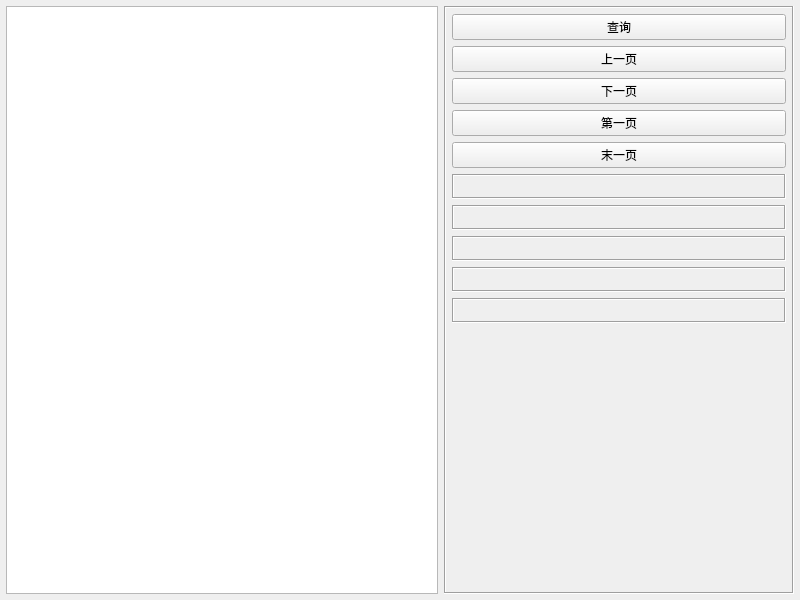
<?xml version="1.0" encoding="UTF-8"?>
<ui version="4.0">
 <class>frmDbPage</class>
 <widget class="QWidget" name="frmDbPage">
  <property name="geometry">
   <rect>
    <x>0</x>
    <y>0</y>
    <width>800</width>
    <height>600</height>
   </rect>
  </property>
  <property name="windowTitle">
   <string>Form</string>
  </property>
  <layout class="QHBoxLayout" name="horizontalLayout" stretch="5,1">
   <property name="leftMargin">
    <number>6</number>
   </property>
   <property name="topMargin">
    <number>6</number>
   </property>
   <property name="rightMargin">
    <number>6</number>
   </property>
   <property name="bottomMargin">
    <number>6</number>
   </property>
   <item>
    <widget class="QTableView" name="tableMain"/>
   </item>
   <item>
    <widget class="QFrame" name="frameBottom">
     <property name="minimumSize">
      <size>
       <width>350</width>
       <height>0</height>
      </size>
     </property>
     <property name="maximumSize">
      <size>
       <width>400</width>
       <height>16777215</height>
      </size>
     </property>
     <property name="frameShape">
      <enum>QFrame::Box</enum>
     </property>
     <property name="frameShadow">
      <enum>QFrame::Sunken</enum>
     </property>
     <layout class="QVBoxLayout" name="verticalLayout">
      <property name="leftMargin">
       <number>6</number>
      </property>
      <property name="topMargin">
       <number>6</number>
      </property>
      <property name="rightMargin">
       <number>6</number>
      </property>
      <property name="bottomMargin">
       <number>6</number>
      </property>
      <item>
       <widget class="QPushButton" name="btnSelect">
        <property name="minimumSize">
         <size>
          <width>80</width>
          <height>0</height>
         </size>
        </property>
        <property name="text">
         <string>查询</string>
        </property>
       </widget>
      </item>
      <item>
       <widget class="QPushButton" name="btnPre">
        <property name="minimumSize">
         <size>
          <width>50</width>
          <height>0</height>
         </size>
        </property>
        <property name="text">
         <string>上一页</string>
        </property>
        <property name="iconSize">
         <size>
          <width>18</width>
          <height>18</height>
         </size>
        </property>
       </widget>
      </item>
      <item>
       <widget class="QPushButton" name="btnNext">
        <property name="minimumSize">
         <size>
          <width>50</width>
          <height>0</height>
         </size>
        </property>
        <property name="text">
         <string>下一页</string>
        </property>
        <property name="iconSize">
         <size>
          <width>18</width>
          <height>18</height>
         </size>
        </property>
       </widget>
      </item>
      <item>
       <widget class="QPushButton" name="btnFirst">
        <property name="minimumSize">
         <size>
          <width>50</width>
          <height>0</height>
         </size>
        </property>
        <property name="text">
         <string>第一页</string>
        </property>
        <property name="iconSize">
         <size>
          <width>18</width>
          <height>18</height>
         </size>
        </property>
       </widget>
      </item>
      <item>
       <widget class="QPushButton" name="btnLast">
        <property name="minimumSize">
         <size>
          <width>50</width>
          <height>0</height>
         </size>
        </property>
        <property name="text">
         <string>末一页</string>
        </property>
        <property name="iconSize">
         <size>
          <width>18</width>
          <height>18</height>
         </size>
        </property>
       </widget>
      </item>
      <item>
       <widget class="QLabel" name="labPageCount">
        <property name="minimumSize">
         <size>
          <width>0</width>
          <height>25</height>
         </size>
        </property>
        <property name="frameShape">
         <enum>QFrame::Box</enum>
        </property>
        <property name="frameShadow">
         <enum>QFrame::Sunken</enum>
        </property>
        <property name="text">
         <string/>
        </property>
        <property name="alignment">
         <set>Qt::AlignCenter</set>
        </property>
       </widget>
      </item>
      <item>
       <widget class="QLabel" name="labResultCount">
        <property name="minimumSize">
         <size>
          <width>0</width>
          <height>25</height>
         </size>
        </property>
        <property name="frameShape">
         <enum>QFrame::Box</enum>
        </property>
        <property name="frameShadow">
         <enum>QFrame::Sunken</enum>
        </property>
        <property name="text">
         <string/>
        </property>
        <property name="alignment">
         <set>Qt::AlignCenter</set>
        </property>
       </widget>
      </item>
      <item>
       <widget class="QLabel" name="labPageCurrent">
        <property name="minimumSize">
         <size>
          <width>0</width>
          <height>25</height>
         </size>
        </property>
        <property name="frameShape">
         <enum>QFrame::Box</enum>
        </property>
        <property name="frameShadow">
         <enum>QFrame::Sunken</enum>
        </property>
        <property name="text">
         <string/>
        </property>
        <property name="alignment">
         <set>Qt::AlignCenter</set>
        </property>
       </widget>
      </item>
      <item>
       <widget class="QLabel" name="labResultCurrent">
        <property name="minimumSize">
         <size>
          <width>0</width>
          <height>25</height>
         </size>
        </property>
        <property name="frameShape">
         <enum>QFrame::Box</enum>
        </property>
        <property name="frameShadow">
         <enum>QFrame::Sunken</enum>
        </property>
        <property name="text">
         <string/>
        </property>
        <property name="alignment">
         <set>Qt::AlignCenter</set>
        </property>
       </widget>
      </item>
      <item>
       <widget class="QLabel" name="labResult">
        <property name="minimumSize">
         <size>
          <width>0</width>
          <height>25</height>
         </size>
        </property>
        <property name="frameShape">
         <enum>QFrame::Box</enum>
        </property>
        <property name="frameShadow">
         <enum>QFrame::Sunken</enum>
        </property>
        <property name="text">
         <string/>
        </property>
        <property name="alignment">
         <set>Qt::AlignCenter</set>
        </property>
        <property name="wordWrap">
         <bool>true</bool>
        </property>
       </widget>
      </item>
      <item>
       <spacer name="verticalSpacer">
        <property name="orientation">
         <enum>Qt::Vertical</enum>
        </property>
        <property name="sizeHint" stdset="0">
         <size>
          <width>20</width>
          <height>40</height>
         </size>
        </property>
       </spacer>
      </item>
     </layout>
    </widget>
   </item>
  </layout>
 </widget>
 <resources/>
 <connections/>
</ui>
